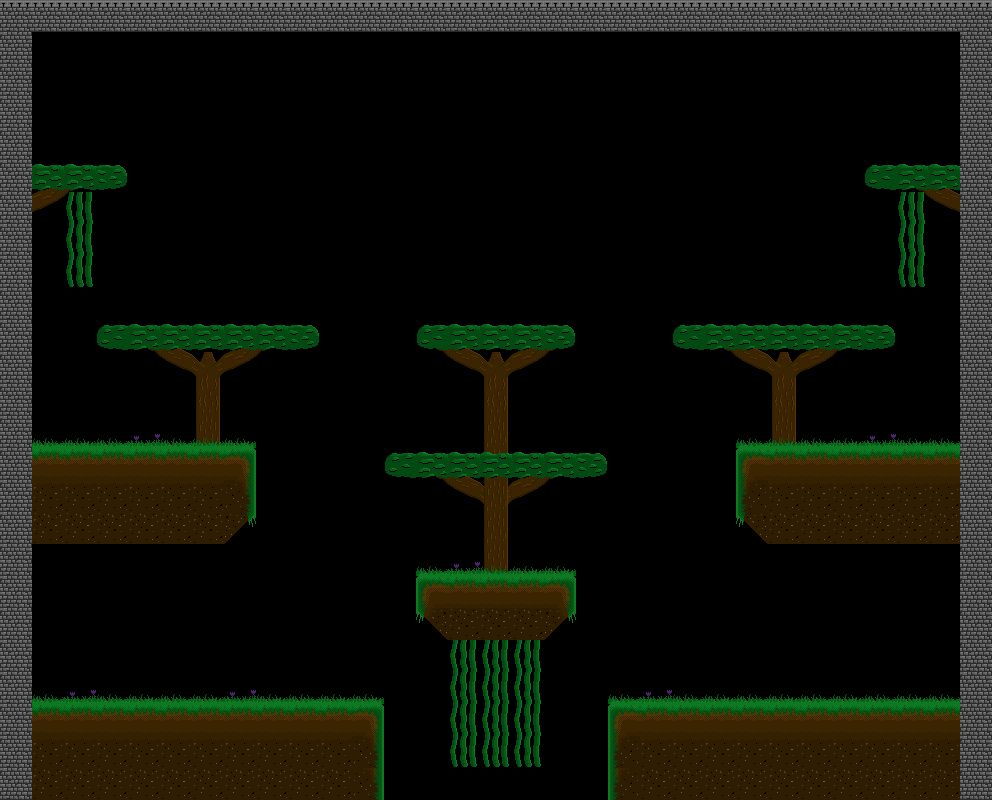

The image is a tile-based game level rendered from a .tmx file. Its description and complete source (layers, tilesets, objects, tile grids) follow:
An orthogonal 31x25 tile map with 32x32 px tiles, 4 tile layers (Background 2, Background 1, Main Stage, Foreground).

<map version="1.2" tiledversion="1.3.3" orientation="orthogonal" renderorder="right-down" width="31" height="25" tilewidth="32" tileheight="32" infinite="0" nextlayerid="5" nextobjectid="1">
 <tileset firstgid="1" source="DarkWoodsTileset2.tsx" />
 <layer id="4" name="Background 2" width="31" height="25">
  <data encoding="csv">
0,0,0,0,0,0,0,0,0,0,0,0,0,0,0,0,0,0,0,0,0,0,0,0,0,0,0,0,0,0,0,
0,0,0,0,0,0,0,0,0,0,0,0,0,0,0,0,0,0,0,0,0,0,0,0,0,0,0,0,0,0,0,
0,0,0,0,0,0,0,0,0,0,0,0,0,0,0,0,0,0,0,0,0,0,0,0,0,0,0,0,0,0,0,
0,0,0,0,0,0,0,0,0,0,0,0,0,0,0,0,0,0,0,0,0,0,0,0,0,0,0,0,0,0,0,
0,0,0,0,0,0,0,0,0,0,0,0,0,0,0,0,0,0,0,0,0,0,0,0,0,0,0,0,0,0,0,
0,28,30,0,0,0,0,0,0,0,0,0,0,0,0,0,0,0,0,0,0,0,0,0,0,0,0,0,24,26,0,
0,29,31,0,0,0,0,0,0,0,0,0,0,0,0,0,0,0,0,0,0,0,0,0,0,0,0,0,25,27,0,
0,0,0,0,0,0,0,0,0,0,0,0,0,0,0,0,0,0,0,0,0,0,0,0,0,0,0,0,0,0,0,
0,0,0,0,0,0,0,0,0,0,0,0,0,0,0,0,0,0,0,0,0,0,0,0,0,0,0,0,0,0,0,
0,0,0,0,0,0,0,0,0,0,0,0,0,0,0,0,0,0,0,0,0,0,0,0,0,0,0,0,0,0,0,
0,0,0,0,24,26,0,28,30,0,0,0,0,24,26,0,28,30,0,0,0,0,0,26,0,28,30,0,0,0,0,
0,0,0,0,25,27,21,29,31,0,0,0,0,25,27,21,29,31,0,0,0,0,25,27,21,29,31,0,0,0,0,
0,0,0,0,0,0,22,0,0,0,0,0,0,0,0,22,0,0,0,0,0,0,0,0,22,0,0,0,0,0,0,
0,0,0,0,0,0,23,0,0,0,0,0,0,0,0,23,0,0,0,0,0,0,0,0,23,0,0,0,0,0,0,
0,0,0,0,0,0,0,0,0,0,0,0,0,24,26,23,28,30,0,0,0,0,0,0,0,0,0,0,0,0,0,
0,0,0,0,0,0,0,0,0,0,0,0,0,25,27,21,29,31,0,0,0,0,0,0,0,0,0,0,0,0,0,
0,0,0,0,0,0,0,0,0,0,0,0,0,0,0,23,0,0,0,0,0,0,0,0,0,0,0,0,0,0,0,
0,0,0,0,0,0,0,0,0,0,0,0,0,0,0,23,0,0,0,0,0,0,0,0,0,0,0,0,0,0,0,
0,0,0,0,0,0,0,0,0,0,0,0,0,0,0,0,0,0,0,0,0,0,0,0,0,0,0,0,0,0,0,
0,0,0,0,0,0,0,0,0,0,0,0,0,0,0,0,0,0,0,0,0,0,0,0,0,0,0,0,0,0,0,
0,0,0,0,0,0,0,0,0,0,0,0,0,0,0,0,0,0,0,0,0,0,0,0,0,0,0,0,0,0,0,
0,0,0,0,0,0,0,0,0,0,0,0,0,0,0,0,0,0,0,0,0,0,0,0,0,0,0,0,0,0,0,
0,0,0,0,0,0,0,0,0,0,0,0,0,0,0,0,0,0,0,0,0,0,0,0,0,0,0,0,0,0,0,
0,0,0,0,0,0,0,0,0,0,0,0,0,0,0,0,0,0,0,0,0,0,0,0,0,0,0,0,0,0,0,
0,0,0,0,0,0,0,0,0,0,0,0,0,0,0,0,0,0,0,0,0,0,0,0,0,0,0,0,0,0,0
</data>
 </layer>
 <layer id="3" name="Background 1" width="31" height="25">
  <data encoding="csv">
0,0,0,0,0,0,0,0,0,0,0,0,0,0,0,0,0,0,0,0,0,0,0,0,0,0,0,0,0,0,0,
0,0,0,0,0,0,0,0,0,0,0,0,0,0,0,0,0,0,0,0,0,0,0,0,0,0,0,0,0,0,0,
0,0,0,0,0,0,0,0,0,0,0,0,0,0,0,0,0,0,0,0,0,0,0,0,0,0,0,0,0,0,0,
0,0,0,0,0,0,0,0,0,0,0,0,0,0,0,0,0,0,0,0,0,0,0,0,0,0,0,0,0,0,0,
0,0,0,0,0,0,0,0,0,0,0,0,0,0,0,0,0,0,0,0,0,0,0,0,0,0,0,0,0,0,0,
0,0,0,0,0,0,0,0,0,0,0,0,0,0,0,0,0,0,0,0,0,0,0,0,0,0,0,0,0,0,0,
0,0,0,0,0,0,0,0,0,0,0,0,0,0,0,0,0,0,0,0,0,0,0,0,0,0,0,0,0,0,0,
0,0,0,0,0,0,0,0,0,0,0,0,0,0,0,0,0,0,0,0,0,0,0,0,0,0,0,0,0,0,0,
0,0,0,0,0,0,0,0,0,0,0,0,0,0,0,0,0,0,0,0,0,0,0,0,0,0,0,0,0,0,0,
0,0,0,0,0,0,0,0,0,0,0,0,0,0,0,0,0,0,0,0,0,0,0,0,0,0,0,0,0,0,0,
0,0,0,0,0,0,0,0,0,0,0,0,0,0,0,0,0,0,0,0,0,0,24,0,0,0,0,0,0,0,0,
0,0,0,0,0,0,0,0,0,0,0,0,0,0,0,0,0,0,0,0,0,0,0,0,0,0,0,0,0,0,0,
0,0,0,0,0,0,0,0,0,0,0,0,0,0,0,0,0,0,0,0,0,0,0,0,0,0,0,0,0,0,0,
0,6,6,6,5,6,6,6,0,0,0,0,0,0,0,0,0,0,0,0,0,0,0,6,6,6,6,5,6,6,0,
0,0,0,0,0,0,0,0,0,0,0,0,0,0,0,0,0,0,0,0,0,0,0,0,0,0,0,0,0,0,0,
0,0,0,0,0,0,0,0,0,0,0,0,0,0,0,23,0,0,0,0,0,0,0,0,0,0,0,0,0,0,0,
0,0,0,0,0,0,0,0,0,0,0,0,0,0,0,0,0,0,0,0,0,0,0,0,0,0,0,0,0,0,0,
0,0,0,0,0,0,0,0,0,0,0,0,0,6,5,6,6,6,0,0,0,0,0,0,0,0,0,0,0,0,0,
0,0,0,0,0,0,0,0,0,0,0,0,0,0,0,0,0,0,0,0,0,0,0,0,0,0,0,0,0,0,0,
0,0,0,0,0,0,0,0,0,0,0,0,0,0,0,0,0,0,0,0,0,0,0,0,0,0,0,0,0,0,0,
0,0,0,0,0,0,0,0,0,0,0,0,0,0,0,0,0,0,0,0,0,0,0,0,0,0,0,0,0,0,0,
0,6,5,6,6,6,6,5,6,6,6,6,0,0,0,0,0,0,0,6,5,6,6,6,6,6,6,6,6,6,0,
0,0,0,0,0,0,0,0,0,0,0,0,0,0,0,0,0,0,0,0,0,0,0,0,0,0,0,0,0,0,0,
0,0,0,0,0,0,0,0,0,0,0,0,0,0,0,0,0,0,0,0,0,0,0,0,0,0,0,0,0,0,0,
0,0,0,0,0,0,0,0,0,0,0,0,0,0,0,0,0,0,0,0,0,0,0,0,0,0,0,0,0,0,0
</data>
 </layer>
 <layer id="1" name="Main Stage" width="31" height="25">
  <data encoding="csv">
35,35,35,35,35,35,35,35,35,35,35,35,35,35,35,35,35,35,35,35,35,35,35,35,35,35,35,35,35,35,35,
34,0,0,0,0,0,0,0,0,0,0,0,0,0,0,0,0,0,0,0,0,0,0,0,0,0,0,0,0,0,34,
34,0,0,0,0,0,0,0,0,0,0,0,0,0,0,0,0,0,0,0,0,0,0,0,0,0,0,0,0,0,34,
34,0,0,0,0,0,0,0,0,0,0,0,0,0,0,0,0,0,0,0,0,0,0,0,0,0,0,0,0,0,34,
34,0,0,0,0,0,0,0,0,0,0,0,0,0,0,0,0,0,0,0,0,0,0,0,0,0,0,0,0,0,34,
34,19,19,20,0,0,0,0,0,0,0,0,0,0,0,0,0,0,0,0,0,0,0,0,0,0,0,18,19,19,34,
34,0,32,0,0,0,0,0,0,0,0,0,0,0,0,0,0,0,0,0,0,0,0,0,0,0,0,0,32,0,34,
34,0,32,0,0,0,0,0,0,0,0,0,0,0,0,0,0,0,0,0,0,0,0,0,0,0,0,0,32,0,34,
34,0,33,0,0,0,0,0,0,0,0,0,0,0,0,0,0,0,0,0,0,0,0,0,0,0,0,0,33,0,34,
34,0,0,0,0,0,0,0,0,0,0,0,0,0,0,0,0,0,0,0,0,0,0,0,0,0,0,0,0,0,34,
34,0,0,18,19,19,19,19,19,20,0,0,0,18,19,19,19,20,0,0,0,18,19,19,19,19,19,20,0,0,34,
34,0,0,0,0,0,0,0,0,0,0,0,0,0,0,0,0,0,0,0,0,0,0,0,0,0,0,0,0,0,34,
34,0,0,0,0,0,0,0,0,0,0,0,0,0,0,0,0,0,0,0,0,0,0,0,0,0,0,0,0,0,34,
34,0,0,0,0,0,0,0,0,0,0,0,0,0,0,0,0,0,0,0,0,0,0,0,0,0,0,0,0,0,34,
34,13,13,13,13,13,13,14,0,0,0,0,18,19,19,19,19,19,20,0,0,0,0,7,13,13,13,13,13,13,34,
34,9,9,9,9,9,9,15,0,0,0,0,0,0,0,0,0,0,0,0,0,0,0,8,9,9,9,9,9,9,34,
34,10,10,10,10,10,10,16,0,0,0,0,0,0,0,0,0,0,0,0,0,0,0,11,10,10,10,10,10,10,34,
34,0,0,0,0,0,0,0,0,0,0,0,0,0,0,0,0,0,0,0,0,0,0,0,0,0,0,0,0,0,34,
34,0,0,0,0,0,0,0,0,0,0,0,0,7,13,13,13,14,0,0,0,0,0,0,0,0,0,0,0,0,34,
34,0,0,0,0,0,0,0,0,0,0,0,0,12,10,10,10,17,0,0,0,0,0,0,0,0,0,0,0,0,34,
34,0,0,0,0,0,0,0,0,0,0,0,0,0,32,32,32,0,0,0,0,0,0,0,0,0,0,0,0,0,34,
34,0,0,0,0,0,0,0,0,0,0,0,0,0,32,32,32,0,0,0,0,0,0,0,0,0,0,0,0,0,34,
34,13,13,13,13,13,13,13,13,13,13,14,0,0,32,32,32,0,0,7,13,13,13,13,13,13,13,13,13,13,34,
34,9,9,9,9,9,9,9,9,9,9,15,0,0,33,33,33,0,0,8,9,9,9,9,9,9,9,9,9,9,34,
34,10,10,10,10,10,10,10,10,10,10,15,0,0,0,0,0,0,0,8,10,10,10,10,10,10,10,10,10,10,34
</data>
 </layer>
 <layer id="2" name="Foreground" width="31" height="25">
  <data encoding="csv">
0,0,0,0,0,0,0,0,0,0,0,0,0,0,0,0,0,0,0,0,0,0,0,0,0,0,0,0,0,0,0,
0,0,0,0,0,0,0,0,0,0,0,0,0,0,0,0,0,0,0,0,0,0,0,0,0,0,0,0,0,0,0,
0,0,0,0,0,0,0,0,0,0,0,0,0,0,0,0,0,0,0,0,0,0,0,0,0,0,0,0,0,0,0,
0,0,0,0,0,0,0,0,0,0,0,0,0,0,0,0,0,0,0,0,0,0,0,0,0,0,0,0,0,0,0,
0,0,0,0,0,0,0,0,0,0,0,0,0,0,0,0,0,0,0,0,0,0,0,0,0,0,0,0,0,0,0,
0,0,0,0,0,0,0,0,0,0,0,0,0,0,0,0,0,0,0,0,0,0,0,0,0,0,0,0,0,0,0,
0,0,0,0,0,0,0,0,0,0,0,0,0,0,0,0,0,0,0,0,0,0,0,0,0,0,0,0,0,0,0,
0,0,0,0,0,0,0,0,0,0,0,0,0,0,0,0,0,0,0,0,0,0,0,0,0,0,0,0,0,0,0,
0,0,0,0,0,0,0,0,0,0,0,0,0,0,0,0,0,0,0,0,0,0,0,0,0,0,0,0,0,0,0,
0,0,0,0,0,0,0,0,0,0,0,0,0,0,0,0,0,0,0,0,0,0,0,0,0,0,0,0,0,0,0,
0,0,0,0,0,0,0,0,0,0,0,0,0,0,0,0,0,0,0,0,0,0,0,0,0,0,0,0,0,0,0,
0,0,0,0,0,0,0,0,0,0,0,0,0,0,0,0,0,0,0,0,0,0,0,0,0,0,0,0,0,0,0,
0,0,0,0,0,0,0,0,0,0,0,0,0,0,0,0,0,0,0,0,0,0,0,0,0,0,0,0,0,0,0,
0,3,2,3,2,3,2,4,0,0,0,0,0,0,0,0,0,0,0,0,0,0,0,1,2,3,2,3,2,3,0,
0,0,0,0,0,0,0,0,0,0,0,0,0,0,0,0,0,0,0,0,0,0,0,0,0,0,0,0,0,0,0,
0,0,0,0,0,0,0,0,0,0,0,0,0,0,0,0,0,0,0,0,0,0,0,0,0,0,0,0,0,0,0,
0,0,0,0,0,0,0,0,0,0,0,0,0,0,0,0,0,0,0,0,0,0,0,0,0,0,0,0,0,0,0,
0,0,0,0,0,0,0,0,0,0,0,0,0,1,2,3,2,4,0,0,0,0,0,0,0,0,0,0,0,0,0,
0,0,0,0,0,0,0,0,0,0,0,0,0,0,0,0,0,0,0,0,0,0,0,0,0,0,0,0,0,0,0,
0,0,0,0,0,0,0,0,0,0,0,0,0,0,0,0,0,0,0,0,0,0,0,0,0,0,0,0,0,0,0,
0,0,0,0,0,0,0,0,0,0,0,0,0,0,0,0,0,0,0,0,0,0,0,0,0,0,0,0,0,0,0,
0,3,2,3,2,3,2,3,2,3,2,4,0,0,0,0,0,0,0,1,2,3,2,3,2,3,2,3,2,3,0,
0,0,0,0,0,0,0,0,0,0,0,0,0,0,0,0,0,0,0,0,0,0,0,0,0,0,0,0,0,0,0,
0,0,0,0,0,0,0,0,0,0,0,0,0,0,0,0,0,0,0,0,0,0,0,0,0,0,0,0,0,0,0,
0,0,0,0,0,0,0,0,0,0,0,0,0,0,0,0,0,0,0,0,0,0,0,0,0,0,0,0,0,0,0
</data>
 </layer>
</map>